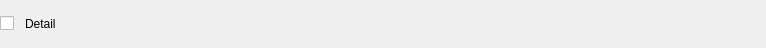
<?xml version="1.0" encoding="UTF-8"?>
<ui version="4.0">
 <class>QTodoItemDetailWidget</class>
 <widget class="QWidget" name="QTodoItemDetailWidget">
  <property name="geometry">
   <rect>
    <x>0</x>
    <y>0</y>
    <width>766</width>
    <height>48</height>
   </rect>
  </property>
  <property name="maximumSize">
   <size>
    <width>16777215</width>
    <height>16777215</height>
   </size>
  </property>
  <property name="windowTitle">
   <string>Form</string>
  </property>
  <property name="styleSheet">
   <string notr="true">/*
#widget{
    border-width:1px;
    border-style:ouset;
    border-radius:1px;
    border-color: rgb(20, 0, 0);
}*/</string>
  </property>
  <layout class="QVBoxLayout" name="verticalLayout">
   <property name="spacing">
    <number>0</number>
   </property>
   <property name="leftMargin">
    <number>0</number>
   </property>
   <property name="topMargin">
    <number>0</number>
   </property>
   <property name="rightMargin">
    <number>0</number>
   </property>
   <property name="bottomMargin">
    <number>0</number>
   </property>
   <item>
    <widget class="QWidget" name="widget" native="true">
     <property name="styleSheet">
      <string notr="true"/>
     </property>
     <layout class="QHBoxLayout" name="horizontalLayout">
      <property name="spacing">
       <number>0</number>
      </property>
      <property name="leftMargin">
       <number>0</number>
      </property>
      <property name="topMargin">
       <number>0</number>
      </property>
      <property name="rightMargin">
       <number>0</number>
      </property>
      <property name="bottomMargin">
       <number>0</number>
      </property>
      <item>
       <widget class="QCheckBox" name="checkBox_done">
        <property name="maximumSize">
         <size>
          <width>20</width>
          <height>16777215</height>
         </size>
        </property>
        <property name="text">
         <string/>
        </property>
       </widget>
      </item>
      <item>
       <spacer name="horizontalSpacer">
        <property name="orientation">
         <enum>Qt::Horizontal</enum>
        </property>
        <property name="sizeType">
         <enum>QSizePolicy::Fixed</enum>
        </property>
        <property name="sizeHint" stdset="0">
         <size>
          <width>5</width>
          <height>20</height>
         </size>
        </property>
       </spacer>
      </item>
      <item>
       <widget class="QLabel" name="label">
        <property name="text">
         <string>Detail</string>
        </property>
       </widget>
      </item>
     </layout>
    </widget>
   </item>
  </layout>
 </widget>
 <resources/>
 <connections/>
</ui>
